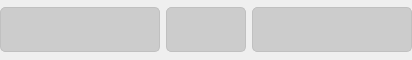
<?xml version="1.0" encoding="UTF-8"?>
<ui version="4.0">
 <class>SettingsForm</class>
 <widget class="QWidget" name="SettingsForm">
  <property name="windowModality">
   <enum>Qt::WindowModal</enum>
  </property>
  <property name="geometry">
   <rect>
    <x>0</x>
    <y>0</y>
    <width>412</width>
    <height>60</height>
   </rect>
  </property>
  <property name="windowTitle">
   <string>Form</string>
  </property>
  <property name="windowOpacity">
   <double>1.000000000000000</double>
  </property>
  <property name="autoFillBackground">
   <bool>false</bool>
  </property>
  <property name="styleSheet">
   <string notr="true">QWidget {
    border-radius: 5px;
}
#formFrame{
	border:0px solid rgba(255,255,255,0.5);
    background-color: rgba(50,50,50, 0.0);
    border-radius: 5px;
}


QComboBox,
QPushButton {
    color:black;
	font-size:12px;
    border: 1px solid silver;
    background-color: rgba(200, 200, 200,0.9);
}


QComboBox::drop-down {
    border:none;
    width: 24px;
    text-align: right;
}

QComboBox::down-arrow {
    image: url(:/resources/dropdown.svg);
	color:red;
}
</string>
  </property>
  <layout class="QVBoxLayout" name="verticalLayout">
   <property name="leftMargin">
    <number>0</number>
   </property>
   <property name="topMargin">
    <number>0</number>
   </property>
   <property name="rightMargin">
    <number>0</number>
   </property>
   <property name="bottomMargin">
    <number>0</number>
   </property>
   <item>
    <widget class="QFrame" name="formFrame">
     <property name="sizePolicy">
      <sizepolicy hsizetype="Maximum" vsizetype="Preferred">
       <horstretch>0</horstretch>
       <verstretch>0</verstretch>
      </sizepolicy>
     </property>
     <property name="minimumSize">
      <size>
       <width>0</width>
       <height>0</height>
      </size>
     </property>
     <property name="frameShape">
      <enum>QFrame::Box</enum>
     </property>
     <property name="frameShadow">
      <enum>QFrame::Plain</enum>
     </property>
     <property name="lineWidth">
      <number>0</number>
     </property>
     <layout class="QHBoxLayout" name="horizontalLayout">
      <property name="leftMargin">
       <number>0</number>
      </property>
      <property name="topMargin">
       <number>0</number>
      </property>
      <property name="rightMargin">
       <number>0</number>
      </property>
      <property name="bottomMargin">
       <number>0</number>
      </property>
      <item>
       <widget class="QComboBox" name="kybrdcomboBox">
        <property name="minimumSize">
         <size>
          <width>160</width>
          <height>45</height>
         </size>
        </property>
        <property name="font">
         <font>
          <pointsize>-1</pointsize>
         </font>
        </property>
        <property name="focusPolicy">
         <enum>Qt::TabFocus</enum>
        </property>
        <property name="editable">
         <bool>false</bool>
        </property>
        <property name="currentText">
         <string/>
        </property>
        <property name="currentIndex">
         <number>-1</number>
        </property>
        <property name="insertPolicy">
         <enum>QComboBox::InsertAtBottom</enum>
        </property>
        <property name="sizeAdjustPolicy">
         <enum>QComboBox::AdjustToContentsOnFirstShow</enum>
        </property>
        <property name="minimumContentsLength">
         <number>0</number>
        </property>
        <property name="iconSize">
         <size>
          <width>30</width>
          <height>30</height>
         </size>
        </property>
        <property name="frame">
         <bool>false</bool>
        </property>
       </widget>
      </item>
      <item>
       <widget class="QPushButton" name="NwpushButton">
        <property name="minimumSize">
         <size>
          <width>80</width>
          <height>45</height>
         </size>
        </property>
        <property name="focusPolicy">
         <enum>Qt::TabFocus</enum>
        </property>
        <property name="toolTip">
         <string/>
        </property>
        <property name="icon">
         <iconset resource="hvl-lightdm-greeter.qrc">
          <normaloff>:/resources/ethernet-off.png</normaloff>:/resources/ethernet-off.png</iconset>
        </property>
        <property name="iconSize">
         <size>
          <width>35</width>
          <height>35</height>
         </size>
        </property>
        <property name="shortcut">
         <string>Ctrl+N</string>
        </property>
        <property name="autoRepeatDelay">
         <number>300</number>
        </property>
        <property name="autoRepeatInterval">
         <number>100</number>
        </property>
       </widget>
      </item>
      <item>
       <widget class="QComboBox" name="leaveComboBox">
        <property name="minimumSize">
         <size>
          <width>160</width>
          <height>45</height>
         </size>
        </property>
        <property name="maximumSize">
         <size>
          <width>16777215</width>
          <height>16777215</height>
         </size>
        </property>
        <property name="focusPolicy">
         <enum>Qt::TabFocus</enum>
        </property>
        <property name="iconSize">
         <size>
          <width>30</width>
          <height>30</height>
         </size>
        </property>
        <item>
         <property name="text">
          <string/>
         </property>
         <property name="icon">
          <iconset resource="hvl-lightdm-greeter.qrc">
           <normaloff>:/resources/leaveIcon.svg</normaloff>:/resources/leaveIcon.svg</iconset>
         </property>
        </item>
       </widget>
      </item>
     </layout>
    </widget>
   </item>
  </layout>
 </widget>
 <resources>
  <include location="hvl-lightdm-greeter.qrc"/>
 </resources>
 <connections/>
</ui>
